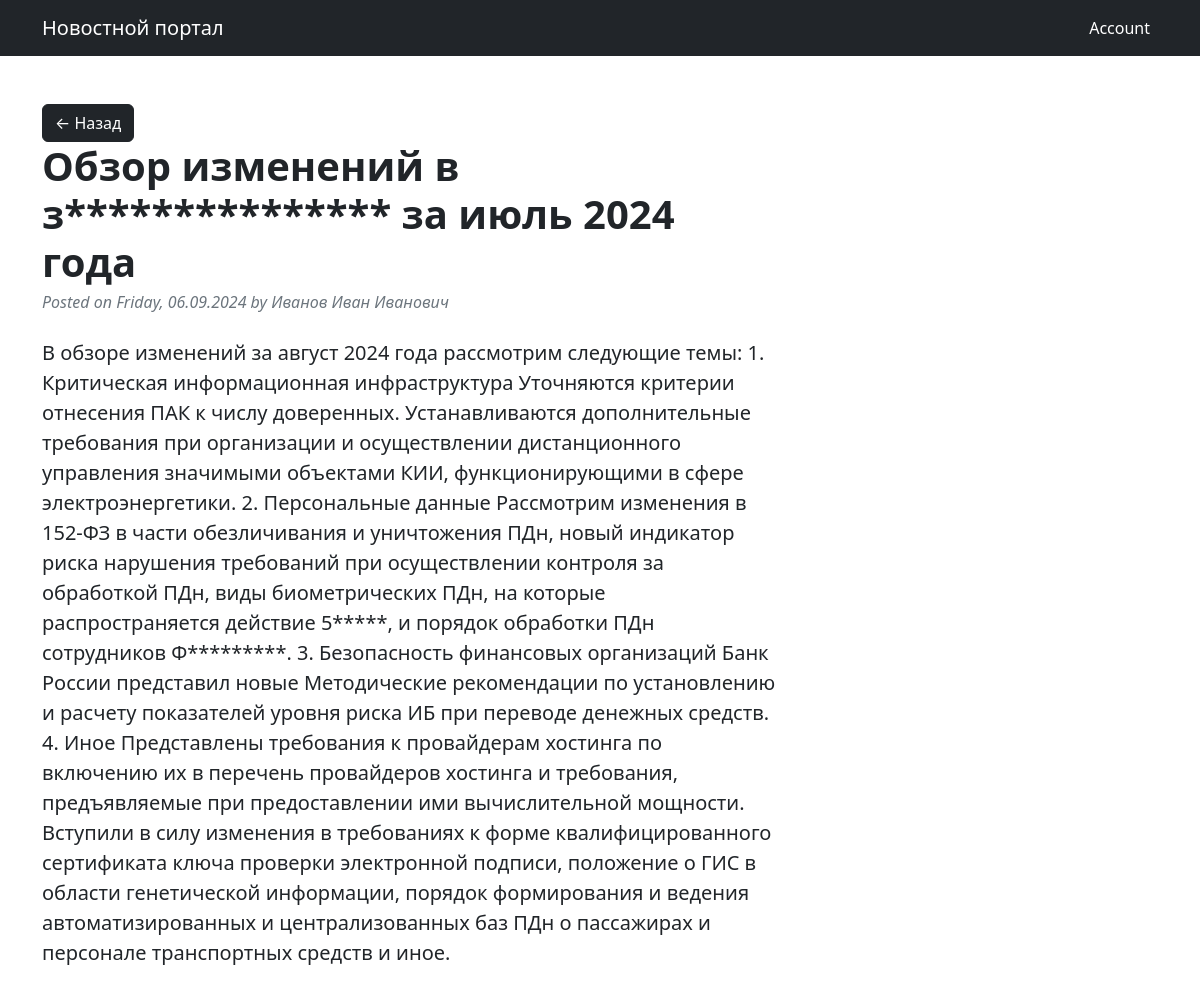
/4, run on the app's committed database.
### news/models.py (models this page shows, shortened)
class Post(models.Model):
    paper = 'Paper'
    news = 'News'
    TYPE_POST = [
        (paper, 'Статья'),
        (news, 'Новость')
    ]
    title = models.CharField(max_length=150)  # Наименование статьи (заголовок)
    publishing_date = models.DateTimeField(auto_now_add=True)  # Дата и время создания
    text = models.TextField()  # Текст статьи
    category = models.ManyToManyField(Category, through='PostCategory')  # На какую тему статья
    author = models.ForeignKey(Author, on_delete=models.CASCADE)  # связь между «Автором» и «Статьей».
    rating = models.FloatField(default=0)  # Популярность статьи (рейтинг)

### account/models.py (models this page shows, shortened)
class Author(models.Model):
    full_name = models.CharField(max_length=255)
    age = models.IntegerField(null=True, blank=True)
    email = models.CharField(max_length=255, blank=True)
    rating = models.FloatField(default=0)  # Рейтинг автора
    user = models.OneToOneField(User, on_delete=models.CASCADE)

### news/views.py (the view)
# urls.py: path('<int:pk>', PostDetail.as_view(), name='post_detail'),
class PostDetail(DetailView):
    model = Post
    template_name = 'one_news.html'
    context_object_name = 'post'

### news/templatetags/custom_filters.py (called while the page is built)
@register.filter()
def censor(text):
    for word in WORDS['words']:
        text = re.sub(f'\\b{word}\\b', f"{word[0]}{word[1:].__len__() * '*'}", text, flags=re.I)
    return text

### news/templates/one_news.html (shortened to what this page needs)
{% extends 'default.html' %}
{% load custom_filters %}
{% block content %}
    <div class="col-lg-8">
        {% if post %}
            <a class="btn btn-primary" href="/news">← Назад</a>
            <article>
                <header class="mb-4">
                    <h1 class="fw-bolder mb-1">{{ post.title|censor }}</h1>
                    <div class="text-muted fst-italic mb-2">Posted on {{ post.publishing_date|date:'l, d.m.Y' }} by {{ post.author.full_name }}</div>
                </header>
                <section class="mb-5">
                    <p class="fs-5 mb-4">{{ post.text|censor }}</p>
                </section>
            </article>
        {% else %}
           <h2 class="card-title h4">Публикация с таким номером не найдена!</h2>
        {% endif %}
    </div>
{% endblock content %}

### data on the page
Post: title|censor "Обзор изменений в з*************** за июль 2024 года", publishing_date "Friday, 06.09.2024", author.full_name "Иванов Иван Иванович", text|censor "В обзоре изменений за август 2024 года рассмотрим следующие темы: 1. Критическая информационная инфраструктура Уточняются критерии отнесения ПАК к числу доверенных. Устанавливаются дополнительные требования при организации и осуществлении дистанционного управления значимыми объектами КИИ, функционирующими в сфере электроэнергетики. 2. Персональные данные Рассмотрим изменения в 152-ФЗ в части обезличивания и уничтожения ПДн, новый индикатор риска нарушения требований при осуществлении контроля за обработкой ПДн, виды биометрических ПДн, на которые распространяется действие 5*****, и порядок обработки ПДн сотрудников Ф*********. 3. Безопасность финансовых организаций Банк России представил…"
